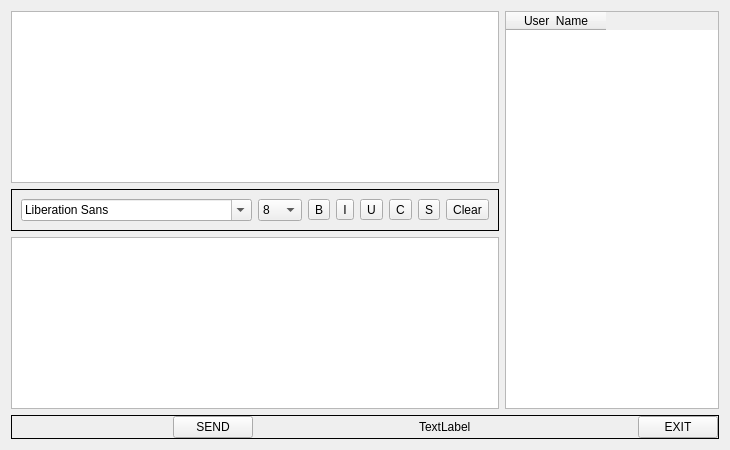
<?xml version="1.0" encoding="UTF-8"?>
<ui version="4.0">
 <class>Widget</class>
 <widget class="QWidget" name="Widget">
  <property name="geometry">
   <rect>
    <x>0</x>
    <y>0</y>
    <width>730</width>
    <height>450</height>
   </rect>
  </property>
  <property name="windowTitle">
   <string>Widget</string>
  </property>
  <layout class="QHBoxLayout" name="horizontalLayout_4">
   <item>
    <widget class="QWidget" name="widget_3" native="true">
     <layout class="QVBoxLayout" name="verticalLayout_2">
      <property name="leftMargin">
       <number>0</number>
      </property>
      <property name="topMargin">
       <number>0</number>
      </property>
      <property name="rightMargin">
       <number>0</number>
      </property>
      <property name="bottomMargin">
       <number>0</number>
      </property>
      <item>
       <widget class="QWidget" name="widget" native="true">
        <property name="enabled">
         <bool>true</bool>
        </property>
        <layout class="QHBoxLayout" name="horizontalLayout_2">
         <property name="leftMargin">
          <number>0</number>
         </property>
         <property name="topMargin">
          <number>0</number>
         </property>
         <property name="rightMargin">
          <number>0</number>
         </property>
         <property name="bottomMargin">
          <number>0</number>
         </property>
         <item>
          <widget class="QWidget" name="widget_2" native="true">
           <layout class="QVBoxLayout" name="verticalLayout">
            <property name="leftMargin">
             <number>0</number>
            </property>
            <property name="topMargin">
             <number>0</number>
            </property>
            <property name="rightMargin">
             <number>0</number>
            </property>
            <property name="bottomMargin">
             <number>0</number>
            </property>
            <item>
             <widget class="QTextBrowser" name="msgBrowser"/>
            </item>
            <item>
             <widget class="QFrame" name="frame">
              <property name="frameShape">
               <enum>QFrame::Box</enum>
              </property>
              <layout class="QHBoxLayout" name="horizontalLayout">
               <item>
                <widget class="QFontComboBox" name="fontCbx"/>
               </item>
               <item>
                <widget class="QComboBox" name="sizeCbx">
                 <item>
                  <property name="text">
                   <string>8</string>
                  </property>
                 </item>
                 <item>
                  <property name="text">
                   <string>9</string>
                  </property>
                 </item>
                 <item>
                  <property name="text">
                   <string>10</string>
                  </property>
                 </item>
                 <item>
                  <property name="text">
                   <string>11</string>
                  </property>
                 </item>
                 <item>
                  <property name="text">
                   <string>12</string>
                  </property>
                 </item>
                 <item>
                  <property name="text">
                   <string>13</string>
                  </property>
                 </item>
                 <item>
                  <property name="text">
                   <string>14</string>
                  </property>
                 </item>
                 <item>
                  <property name="text">
                   <string>15</string>
                  </property>
                 </item>
                 <item>
                  <property name="text">
                   <string>16</string>
                  </property>
                 </item>
                 <item>
                  <property name="text">
                   <string>17</string>
                  </property>
                 </item>
                 <item>
                  <property name="text">
                   <string>18</string>
                  </property>
                 </item>
                 <item>
                  <property name="text">
                   <string>19</string>
                  </property>
                 </item>
                 <item>
                  <property name="text">
                   <string>20</string>
                  </property>
                 </item>
                 <item>
                  <property name="text">
                   <string>21</string>
                  </property>
                 </item>
                 <item>
                  <property name="text">
                   <string>22</string>
                  </property>
                 </item>
                </widget>
               </item>
               <item>
                <widget class="QToolButton" name="boldTBtn">
                 <property name="toolTip">
                  <string>BOLD</string>
                 </property>
                 <property name="text">
                  <string>B</string>
                 </property>
                 <property name="checkable">
                  <bool>true</bool>
                 </property>
                </widget>
               </item>
               <item>
                <widget class="QToolButton" name="italicTBtn">
                 <property name="toolTip">
                  <string>TILT</string>
                 </property>
                 <property name="text">
                  <string>I</string>
                 </property>
                 <property name="checkable">
                  <bool>true</bool>
                 </property>
                </widget>
               </item>
               <item>
                <widget class="QToolButton" name="underlineTBtn">
                 <property name="toolTip">
                  <string>Underscore</string>
                 </property>
                 <property name="text">
                  <string>U</string>
                 </property>
                 <property name="checkable">
                  <bool>true</bool>
                 </property>
                </widget>
               </item>
               <item>
                <widget class="QToolButton" name="colorTBtn">
                 <property name="toolTip">
                  <string>Color</string>
                 </property>
                 <property name="text">
                  <string>C</string>
                 </property>
                </widget>
               </item>
               <item>
                <widget class="QToolButton" name="saveBtn">
                 <property name="toolTip">
                  <string>Save</string>
                 </property>
                 <property name="text">
                  <string>S</string>
                 </property>
                </widget>
               </item>
               <item>
                <widget class="QToolButton" name="clearTBtn">
                 <property name="toolTip">
                  <string>Clear</string>
                 </property>
                 <property name="text">
                  <string>Clear</string>
                 </property>
                </widget>
               </item>
              </layout>
             </widget>
            </item>
            <item>
             <widget class="QTextEdit" name="msgTxtEdit"/>
            </item>
           </layout>
          </widget>
         </item>
         <item>
          <widget class="QTableWidget" name="tableWidget">
           <property name="selectionMode">
            <enum>QAbstractItemView::SingleSelection</enum>
           </property>
           <property name="selectionBehavior">
            <enum>QAbstractItemView::SelectRows</enum>
           </property>
           <column>
            <property name="text">
             <string>User  Name</string>
            </property>
           </column>
          </widget>
         </item>
        </layout>
       </widget>
      </item>
      <item>
       <widget class="QFrame" name="frame_3">
        <property name="frameShape">
         <enum>QFrame::Box</enum>
        </property>
        <layout class="QHBoxLayout" name="horizontalLayout_3">
         <property name="leftMargin">
          <number>0</number>
         </property>
         <property name="topMargin">
          <number>0</number>
         </property>
         <property name="rightMargin">
          <number>0</number>
         </property>
         <property name="bottomMargin">
          <number>0</number>
         </property>
         <item>
          <spacer name="horizontalSpacer">
           <property name="orientation">
            <enum>Qt::Horizontal</enum>
           </property>
           <property name="sizeHint" stdset="0">
            <size>
             <width>40</width>
             <height>20</height>
            </size>
           </property>
          </spacer>
         </item>
         <item>
          <widget class="QPushButton" name="btnSend">
           <property name="text">
            <string>SEND</string>
           </property>
          </widget>
         </item>
         <item>
          <spacer name="horizontalSpacer_2">
           <property name="orientation">
            <enum>Qt::Horizontal</enum>
           </property>
           <property name="sizeHint" stdset="0">
            <size>
             <width>40</width>
             <height>20</height>
            </size>
           </property>
          </spacer>
         </item>
         <item>
          <widget class="QLabel" name="usrNumLbl">
           <property name="text">
            <string>TextLabel</string>
           </property>
          </widget>
         </item>
         <item>
          <spacer name="horizontalSpacer_3">
           <property name="orientation">
            <enum>Qt::Horizontal</enum>
           </property>
           <property name="sizeHint" stdset="0">
            <size>
             <width>40</width>
             <height>20</height>
            </size>
           </property>
          </spacer>
         </item>
         <item>
          <widget class="QPushButton" name="btnExit">
           <property name="text">
            <string>EXIT</string>
           </property>
          </widget>
         </item>
        </layout>
       </widget>
      </item>
     </layout>
    </widget>
   </item>
  </layout>
 </widget>
 <resources/>
 <connections/>
</ui>
